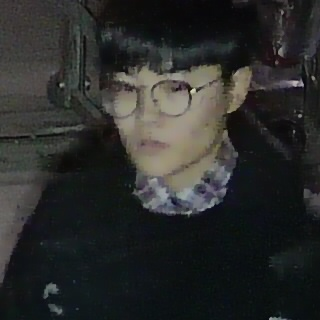
//> input picture image_process/17_image_enhance/MSRCR/Retinex/1.jpg, 320 x 320 px
$ ./imageenhance MSRCR/Retinex/1.jpg   (built with g++ and OpenCV 4)
//> lines starting //> are read from the running program, lines starting //| are printed output that depends on the picture
#include <opencv2/opencv.hpp>

#define throDark 20
#define throMid 80
#define throBright 170

static void color_transfer_with_spilt( cv::Mat &input, std::vector<cv::Mat> &chls )
{
    cv::cvtColor( input, input, cv::COLOR_BGR2YCrCb);
    cv::split( input, chls );
}

static void color_retransfer_with_merge( cv::Mat &output, std::vector<cv::Mat> &chls )
{
    cv::merge( chls, output );
    cv::cvtColor( output, output, cv::COLOR_YCrCb2BGR );
}

static void to_be_normal(cv::Mat &input, cv::Mat &output )
{
    cv::normalize(input, input, 255, 0, cv::NORM_MINMAX);//归一化处理
    cv::convertScaleAbs(input, output);
}

//γ变换
cv::Mat gammaTran(const cv::Mat src, double gamma, double comp)
{
    cv::Mat dst(src);
    int M = 0;
    int N = 0;
    if (src.empty()){
        std::cout << "Src pic is empty" << std::endl;
        return src;
    }
    M = src.rows;
    N = src.cols*src.channels();
    for (int i = 0; i < M; i++){
        const float *p1 = src.ptr<const float>(i);
        float *p2 = dst.ptr<float>(i);
        for (int j = 0; j < N; j++){
            p2[j] = pow(p1[j], gamma) * comp;
        }
    }
    return dst;
}

cv::Mat mixed_space_enhancement( cv::Mat &src_img )
{
    cv::Mat ycrcb = src_img.clone();
    std::vector<cv::Mat> channels;
    color_transfer_with_spilt(ycrcb, channels);

    cv::Mat input = channels[0].clone();
    input.convertTo(input, CV_32F, 1.0 / 255, 0);//把图片转化为float类型，这样子可以直接进行加减而不会溢出

    //Laplacian变换
    cv::Mat kern = (cv::Mat_<float>(3, 3) << 1, 1, 1,       //滤波器
        1, -8, 1,
        1, 1, 1);
    cv::Mat laplas;
    cv::Mat output, R0;
    cv::filter2D(input, laplas, input.depth(), kern);//使用滤波器kern对input进行相关操作，结果存储在laplas中
    output = input - laplas;//如果中间的值是正的则是加号，负值则是减号
    output.convertTo(R0, CV_32F, 1.0/255.0, 0);
    //Sobel梯度
    cv::Mat kern2 = (cv::Mat_<float>(3, 3) << -1, -2, -1,
        0, 0, 0,
        1, 2, 1);
    cv::Mat kern3 = (cv::Mat_<float>(3, 3) << -1, 0, 1,
        -2, 0, 2,
        -1, 0, 1);
    cv::Mat gx, gy;
    cv::filter2D(input, gx, input.depth(), kern2);
    cv::filter2D(input, gy, input.depth(), kern3);
    cv::Mat Soutput = abs(gx) + abs(gy);

    cv::Mat R2;
    cv::blur(Soutput, R2, cv::Size(5, 5));
    cv::multiply(R0, R2, R2);               //相乘
    R2 = input + R2;                     //锐化增强

    cv::Mat r5, R5;
    r5 = gammaTran(R2, 0.4, 1);             //γ变换
    to_be_normal(r5, R5);
    channels[0].release();
    R5.copyTo(channels[0]);
    color_retransfer_with_merge( ycrcb, channels );
    return ycrcb;
}

cv::Mat opencv_detail_enhance( cv::Mat &src_img )
{
    cv::Mat src = src_img.clone();
    cv::Mat enhance_img;
    cv::detailEnhance(src,enhance_img,10,0.15);
    return enhance_img;
}

cv::Mat img_equalize( cv::Mat &src )
{
    cv::Mat ycrcb = src.clone();
    cv::Mat result;
    std::vector<cv::Mat> channels;

    color_transfer_with_spilt(ycrcb, channels);
    // Equalize the Y channel only
    equalizeHist( channels[0], channels[0] );
    color_retransfer_with_merge(result, channels);
    return result;
}


static double getUdark(double num){
    double tmpUdark;
    if(num <= throDark){
        tmpUdark = 1;
    }else if((num > throDark) && (num <= throMid)){
        tmpUdark  = ((double)(throMid - num)) / ((double)(throMid - throDark));
    }else{
        tmpUdark = 0;
    }
    return tmpUdark;
}

static double getUmid(double num){
    double tmpUmid;
    if((num > throDark) && (num < throMid)){
        tmpUmid  = (num - throDark) / (throMid - throDark);
    }else if((num >= throMid) && (num < throBright)){
        tmpUmid  = (throBright - num) / (throBright - throMid);
    }
    else{
        tmpUmid = 0;
    }
    return tmpUmid;
}

static double getUbright(double num){
    double tmpUbright;
    if(num <= throMid){
        tmpUbright = 0;
    }else if((num > throMid) && (num <= throBright)){
        tmpUbright  = (num - throMid) / (throBright - throMid);
    }else{
        tmpUbright = 1;
    }
    return tmpUbright;
}

static cv::Mat fuzzy_deal( cv::Mat &srcImage )
{
    cv::Mat resultImage = cv::Mat::zeros(srcImage.size(), srcImage.type());
    uchar val = 0;
    double Udark, Umid, Ubright;
    for (int i = 0; i < srcImage.rows; i++){
        for (int j = 0; j < srcImage.cols; j++){
            val = srcImage.at<uchar>(i, j);
            Udark   = getUdark(val);
            Umid    = getUmid(val);
            Ubright = getUbright(val);
            val = (0 * Udark + 127 * Umid + 255 * Ubright) / (Udark + Umid + Ubright);
            resultImage.at<uchar>(i, j) = cv::saturate_cast<uchar>(val);
        }
    }
    return resultImage;
}

cv::Mat imag_fuzzy_deal(cv::Mat &src )
{
    cv::Mat ycrcb = src.clone();
    std::vector<cv::Mat> channels;

    color_transfer_with_spilt(ycrcb, channels);
    cv::Mat temp = channels[0].clone();
    cv::Mat dst_img = fuzzy_deal(temp);
    channels[0].release();
    dst_img.copyTo(channels[0]);
    color_retransfer_with_merge(ycrcb, channels);
    return ycrcb;
}

cv::Mat img_laplacian( cv::Mat &src )
{
    cv::Mat src_img = src.clone();
    cv::Mat dst_img;

    cv::Mat kernel = (cv::Mat_<float>(3, 3) << 0, -1, 0, -1, 4, -1, 0, -1, 0);
    filter2D(src_img, dst_img, CV_8UC3, kernel);
    cv::add(src_img,dst_img, dst_img );
    return dst_img;
}

using namespace std;
using namespace cv;
unsigned char lut[256];
bool lut_init = false;

cv::Mat  img_gama( cv::Mat &src )
{
    cv::Mat ycrcb = src.clone();
    std::vector<cv::Mat> channels;

    color_transfer_with_spilt(ycrcb, channels);
    cv::Scalar mean_value = cv::mean(channels[0]);
    float gama = 1;
    if( mean_value.val[0] > 160 )gama = 2.5;
    if( mean_value.val[0] < 85 ) gama = 0.4;
    if( mean_value.val[0] >= 85 && mean_value.val[0] <= 160 )
        return src;

    if( !lut_init ){
        for( int i = 0; i < 256; i++ ){
            lut[i] = saturate_cast<uchar>(pow((float)(i/255.0), gama) * 255.0f);
        }
        lut_init = true;
    }

    cv::Mat dst = channels[0].clone();
    MatIterator_<u_char> it, end;
    for( it = dst.begin<u_char>(), end = dst.end<u_char>(); it != end; it++ ){
        (*it) = lut[((*it))];
    }
    channels[0].release();
    dst.copyTo(channels[0]);
    color_retransfer_with_merge(ycrcb, channels);

    return ycrcb;
}

cv::Mat clahe_deal( cv::Mat &src)
{
    cv::Mat ycrcb = src.clone();
    std::vector<cv::Mat> channels;

    color_transfer_with_spilt(ycrcb, channels);

    cv::Mat clahe_img;
    cv::Ptr<cv::CLAHE> clahe = cv::createCLAHE();
    // 直方图的柱子高度大于计算后的ClipLimit的部分被裁剪掉，然后将其平均分配给整张直方图
    // 从而提升整个图像
    clahe->setClipLimit(4.);	// (int)(4.*(8*8)/256)
    clahe->setTilesGridSize(Size(8, 8)); // 将图像分为8*8块
    clahe->apply(channels[0], clahe_img);
    channels[0].release();
    clahe_img.copyTo(channels[0]);
    color_retransfer_with_merge(ycrcb, channels);
    return ycrcb;

}
cv::Mat highboost_filter(Mat &src)
{
    Mat gaussi;
    GaussianBlur(src, gaussi, Size(5, 5), 3, 3);

    Mat mask;
    cv::subtract(src, gaussi, mask);

    Mat imageEnhance;
    cv::add(src,5*mask, imageEnhance );
    return imageEnhance;

}


//--------------------
//函数功能：获取图像的局部均值与局部标准差的图
//函数名称：getVarianceMean
//函数参数：Mat &scr：输入图像，为单通道；
//函数参数：Mat &meansDst：计算得到的均值的图，均值的值与输入图像中的点一一对应，为单通道；
//函数参数：Mat &varianceDst：计算得到的标准差的图，标准差的值与输入图像中的点一一对应，为单通道；
//函数参数：int winSize：局部均值的窗口大小，应为单数；
//返回类型：bool
//--------------------

bool getVarianceMean(Mat &scr, Mat &meansDst, Mat &varianceDst, int winSize)
{
    if (!scr.data)  //判断图像是否被正确读取；
    {
        cerr << "获取方差与均值的函数读入图片有误";
        return false;
    }

    if (winSize % 2 == 0)
    {
        cerr << "计算局部均值与标准差的窗口大小应该为单数";
        return false;
    }

    Mat copyBorder_yChannels;                        //扩充图像边界；
    int copyBorderSize = (winSize - 1) / 2;
    copyMakeBorder(scr, copyBorder_yChannels, copyBorderSize, copyBorderSize, copyBorderSize, copyBorderSize, BORDER_REFLECT);

    for (int i = (winSize - 1) / 2; i < copyBorder_yChannels.rows - (winSize - 1) / 2; i++)
    {
        for (int j = (winSize - 1) / 2; j < copyBorder_yChannels.cols - (winSize - 1) / 2; j++)
        {

            Mat temp = copyBorder_yChannels(Rect(j - (winSize - 1) / 2, i - (winSize - 1) / 2, winSize, winSize));   //截取扩展后的图像中的一个方块；

            Scalar  mean;
            Scalar  dev;
            meanStdDev(temp, mean, dev);

            varianceDst.at<float>(i - (winSize - 1) / 2, j - (winSize - 1) / 2) = dev.val[0];     ///一一对应赋值；
            meansDst.at<float>(i - (winSize - 1) / 2, j - (winSize - 1) / 2) = mean.val[0];
        }
    }


    return true;
}

//--------------------------
//函数功能：获取图像的局部均值与局部标准差的图
//函数名称：adaptContrastEnhancement
//函数参数：Mat &scr：输入图像，为三通道RGB图像；
//函数参数：Mat &dst：增强后的输出图像，为三通道RGB图像；
//函数参数：int winSize：局部均值的窗口大小，应为单数；
//函数参数：int maxCg：增强幅度的上限；
//返回类型：bool
//--------------------

bool adaptContrastEnhancement(Mat &scr, Mat &dst, int winSize,int maxCg)
{
    Mat ycc = scr.clone();                        //转换空间到YCrCb；
    cvtColor(ycc, ycc, COLOR_BGR2YCrCb);

    vector<Mat> channels(3);        //分离通道；
    split(ycc, channels);


    Mat localMeansMatrix(scr.rows , scr.cols , CV_32FC1);
    Mat localVarianceMatrix(scr.rows , scr.cols , CV_32FC1);

    if (!getVarianceMean(channels[0], localMeansMatrix, localVarianceMatrix, winSize))   //对Y通道进行增强；
    {
        cerr << "计算图像均值与标准差过程中发生错误";
        return false;
    }

    Mat temp = channels[0].clone();

    Scalar  mean;
    Scalar  dev;
    meanStdDev(temp, mean, dev);

    float meansGlobal = mean.val[0];
    Mat enhanceMatrix(scr.rows, scr.cols, CV_8UC1);

    for (int i = 0; i < scr.rows; i++)            //遍历，对每个点进行自适应调节
    {
        for (int j = 0; j < scr.cols; j++)
        {
            if (localVarianceMatrix.at<float>(i, j) >= 0.01)
            {
                float cg = 0.2*meansGlobal / localVarianceMatrix.at<float>(i, j);
                float cgs = cg > maxCg ? maxCg : cg;
                cgs = cgs < 1 ? 1 : cgs;

                int e = localMeansMatrix.at<float>(i, j) + cgs* (temp.at<uchar>(i, j) - localMeansMatrix.at<float>(i, j));
                if (e > 255){ e = 255; }
                else if (e < 0){ e = 0; }
                enhanceMatrix.at<uchar>(i, j) = e;
            }
            else
            {
                enhanceMatrix.at<uchar>(i, j) = temp.at<uchar>(i, j);
            }
        }

    }

    channels[0] = enhanceMatrix;    //合并通道，转换颜色空间回到RGB
    merge(channels, ycc);

    cvtColor(ycc, dst, COLOR_YCrCb2BGR);
    return true;
}

//-------------------------------
//函数名：adaptHDR；参照作者脚本实现
//函数功能：全局自适应光照度提升
//参数：Mat &scr，输入图像
//参数：Mat &dst，输出图像
//------------------------------
bool adaptHDR(Mat &scr, Mat &dst)
{

    if (!scr.data)  //判断图像是否被正确读取；
    {
        cerr << "输入图像有误"<<endl;
        return false;
    }

    int row = scr.rows;
    int col = scr.cols;


    Mat ycc;                        //转换空间到YUV；
    cvtColor(scr, ycc, COLOR_RGB2YUV);

    vector<Mat> channels(3);        //分离通道，取channels[0]；
    split(ycc, channels);


    Mat Luminance(row, col, CV_32FC1);
    for (int i = 0; i < row; i++)
    {
        for (int j = 0; j < col; j++)
        {
            Luminance.at<float>(i, j) =(float)channels[0].at<uchar>(i, j)/ 255;
        }
    }


    double log_Ave = 0;
    double sum = 0;
    for (int i = 0; i < row; i++)                 //求对数均值
    {
        for (int j = 0; j < col; j++)
        {
            sum += log(0.001 + Luminance.at<float>(i, j));
        }
    }
    log_Ave = exp(sum / (row*col));

    double MaxValue, MinValue;      //获取亮度最大值为MaxValue；
    minMaxLoc(Luminance, &MinValue, &MaxValue);

    Mat hdr_L (row,col,CV_32FC1);
    for (int i = 0; i < row; i++)
    {
        for (int j = 0; j < col; j++)
        {
            hdr_L.at<float>(i, j) = log(1 + Luminance.at<float>(i, j) / log_Ave) / log(1 + MaxValue / log_Ave);


            if (channels[0].at<uchar>(i, j) == 0)   //对应作者代码中的gain = Lg ./ Lw;gain(find(Lw == 0)) = 0;
            {
                hdr_L.at<float>(i, j) = 0;
            }
            else
            {
                hdr_L.at<float>(i, j) /= Luminance.at<float>(i, j);
            }

        }
    }

    vector<Mat> rgb_channels;        //分别对RGB三个通道进行提升
    split(scr, rgb_channels);
    for (int i = 0; i < row; i++)
    {
        for (int j = 0; j < col; j++)
        {
            int r = rgb_channels[0].at<uchar>(i, j) *hdr_L.at<float>(i, j); if ( r> 255){r = 255; }
            rgb_channels[0].at<uchar>(i, j) = r;

            int g = rgb_channels[1].at<uchar>(i, j) *hdr_L.at<float>(i, j); if (g> 255){ g = 255; }
            rgb_channels[1].at<uchar>(i, j) = g;

            int b = rgb_channels[2].at<uchar>(i, j) *hdr_L.at<float>(i, j); if (b> 255){ b = 255; }
            rgb_channels[2].at<uchar>(i, j) = b;
        }
    }
    merge(rgb_channels, dst);

    return true;
}


int main(int argc , char* argv[])
{
    if(argc < 2){
        std::cerr << "Please input picture!\n" << std::endl;
        return 0;
    }
    cv::Mat image;

    image = cv::imread(argv[1], cv::IMREAD_COLOR);
//> image is the input picture: 320 rows x 320 cols, CV_8UC3; mean B, G, R 42.9, 44.2, 43.1
    imshow( "src", image);

    double Time = (double)cvGetTickCount();
    Mat temp;
    for( int k = 0; k < 100; k++){
        temp = mixed_space_enhancement(image);
//        imshow("mixed_space_enhancement", temp);

        temp = opencv_detail_enhance(image);
//        imshow("opencv_detail_enhance", temp);

        temp = img_equalize(image);
//        imshow("img_equalize", temp);

        temp = imag_fuzzy_deal(image);
//        imshow("imag_fuzzy_deal", temp);

        temp = img_laplacian(image);
//        imshow("img_laplacian", temp);

        temp = img_gama(image);
//        imshow("img_gama", temp);

        temp = clahe_deal(image);
//        imshow("clahe_deal", temp);
        const int WINSIZE = 15;      //WINSIZE表示求均值与方差的窗口大小，应该是单数
        const int MAXCG = 10;        //设定最大的增强比例

        adaptContrastEnhancement(image, temp, WINSIZE,MAXCG);

        adaptHDR(image, temp);

    }
//> this loop made 100 passes
//> pass 1, in mixed_space_enhancement, `cv::Mat input = channels[0].clone();`:
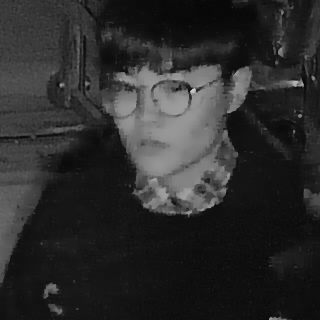
//> input: 320 rows x 320 cols, CV_8UC1; min 4, max 209, mean 43.7
//> pass 1, in mixed_space_enhancement, `cv::filter2D(input, laplas, input.depth(), kern);`:
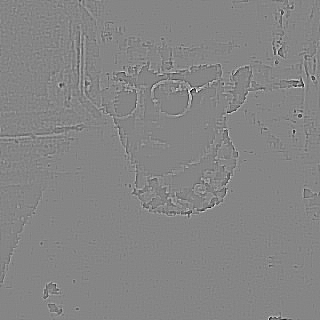
//> laplas: 320 rows x 320 cols, CV_32FC1; min -1.85, max 1.68, mean -0.000105; drawn with min black and max white
//> after the loop:
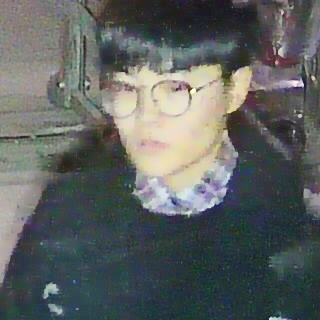
//> temp: 320 rows x 320 cols, CV_8UC3; mean B, G, R 96.4, 97.9, 93.3


    Time = (double)cvGetTickCount() - Time ;

    printf( "run time = %gms\n", Time /(cvGetTickFrequency()*1000) );//毫秒

    printf( "run time = %gs\n", Time /(cvGetTickFrequency()*1000000) );//秒


    imshow("clahe_deal", temp);
    waitKey();
    return 0;
}

$ run again, on image_process/17_image_enhance/MSRCR/Retinex/2.jpg
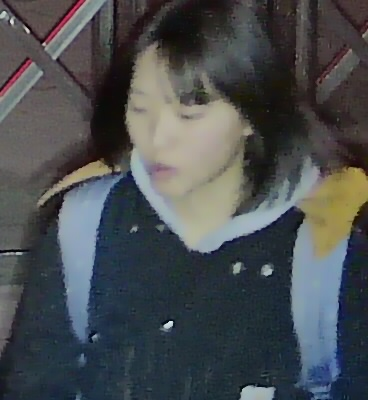
//> input picture image_process/17_image_enhance/MSRCR/Retinex/2.jpg, 368 x 400 px
//> image is the input picture: 400 rows x 368 cols, CV_8UC3; mean B, G, R 79.9, 77.3, 73.5
//> the loop `for( int k = 0; k < 100; k++)` made 100 passes
//> pass 1, in mixed_space_enhancement, `cv::filter2D(input, laplas, input.depth(), kern);`:
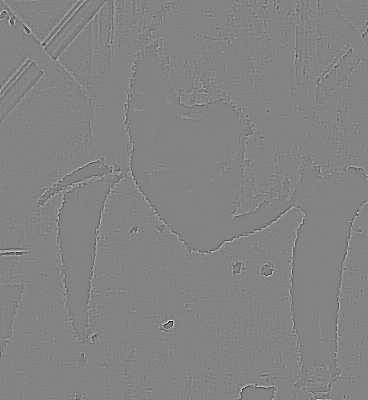
//> laplas: 400 rows x 368 cols, CV_32FC1; min -3.01, max 2.82, mean 3.41e-05; drawn with min black and max white
//> after the loop `for( int k = 0; k < 100; k++)`:
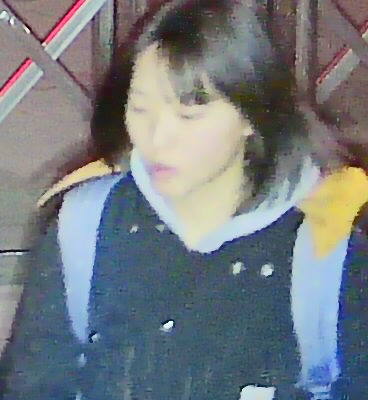
//> temp: 400 rows x 368 cols, CV_8UC3; mean B, G, R 127.1, 121.6, 115.2

$ run again, on image_process/17_image_enhance/MSRCR/Retinex/3.jpg
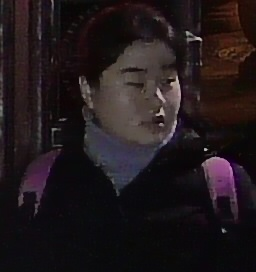
//> input picture image_process/17_image_enhance/MSRCR/Retinex/3.jpg, 256 x 272 px
//> image is the input picture: 272 rows x 256 cols, CV_8UC3; mean B, G, R 26.9, 24.4, 32.6
//> the loop `for( int k = 0; k < 100; k++)` made 100 passes
//> pass 1, in mixed_space_enhancement, `cv::filter2D(input, laplas, input.depth(), kern);`:
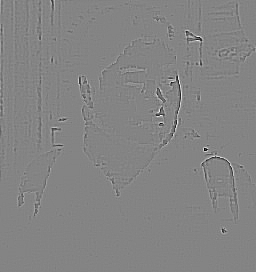
//> laplas: 272 rows x 256 cols, CV_32FC1; min -2.26, max 2.1, mean 0.000162; drawn with min black and max white
//> after the loop `for( int k = 0; k < 100; k++)`:
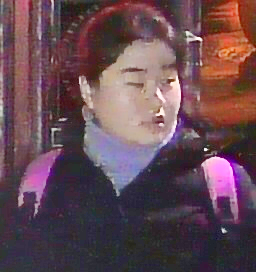
//> temp: 272 rows x 256 cols, CV_8UC3; mean B, G, R 82.4, 73.8, 101.4

$ run again, on image_process/17_image_enhance/MSRCR/Retinex/4.jpg
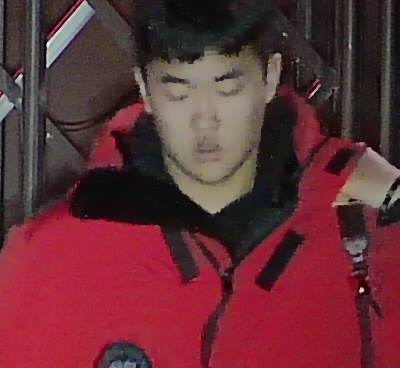
//> input picture image_process/17_image_enhance/MSRCR/Retinex/4.jpg, 400 x 368 px
//> image is the input picture: 368 rows x 400 cols, CV_8UC3; mean B, G, R 54.6, 47.5, 100.7
//> the loop `for( int k = 0; k < 100; k++)` made 100 passes
//> pass 1, in mixed_space_enhancement, `cv::filter2D(input, laplas, input.depth(), kern);`:
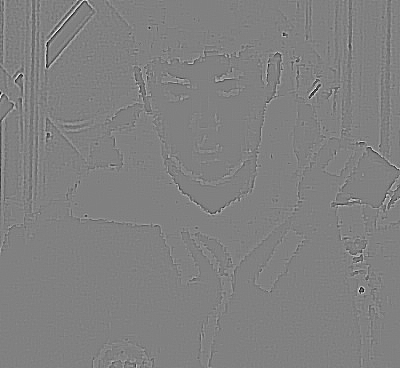
//> laplas: 368 rows x 400 cols, CV_32FC1; min -2.22, max 2.16, mean -0.000245; drawn with min black and max white
//> after the loop `for( int k = 0; k < 100; k++)`:
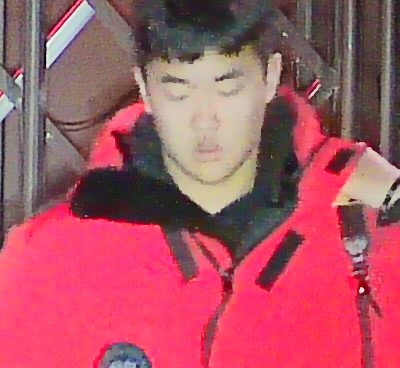
//> temp: 368 rows x 400 cols, CV_8UC3; mean B, G, R 99.9, 85, 169.3
